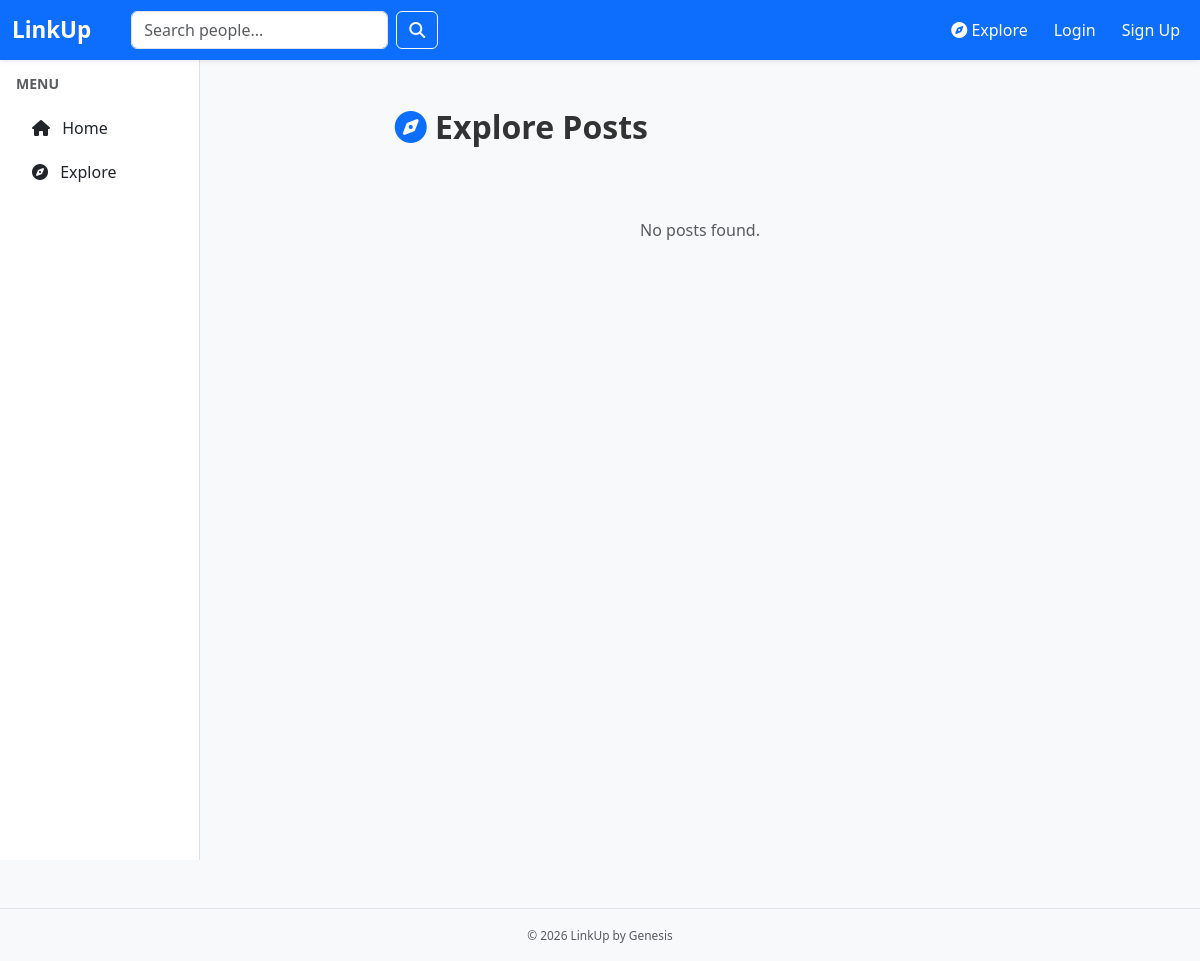
/explore/, run on an earlier commit of the app's database.
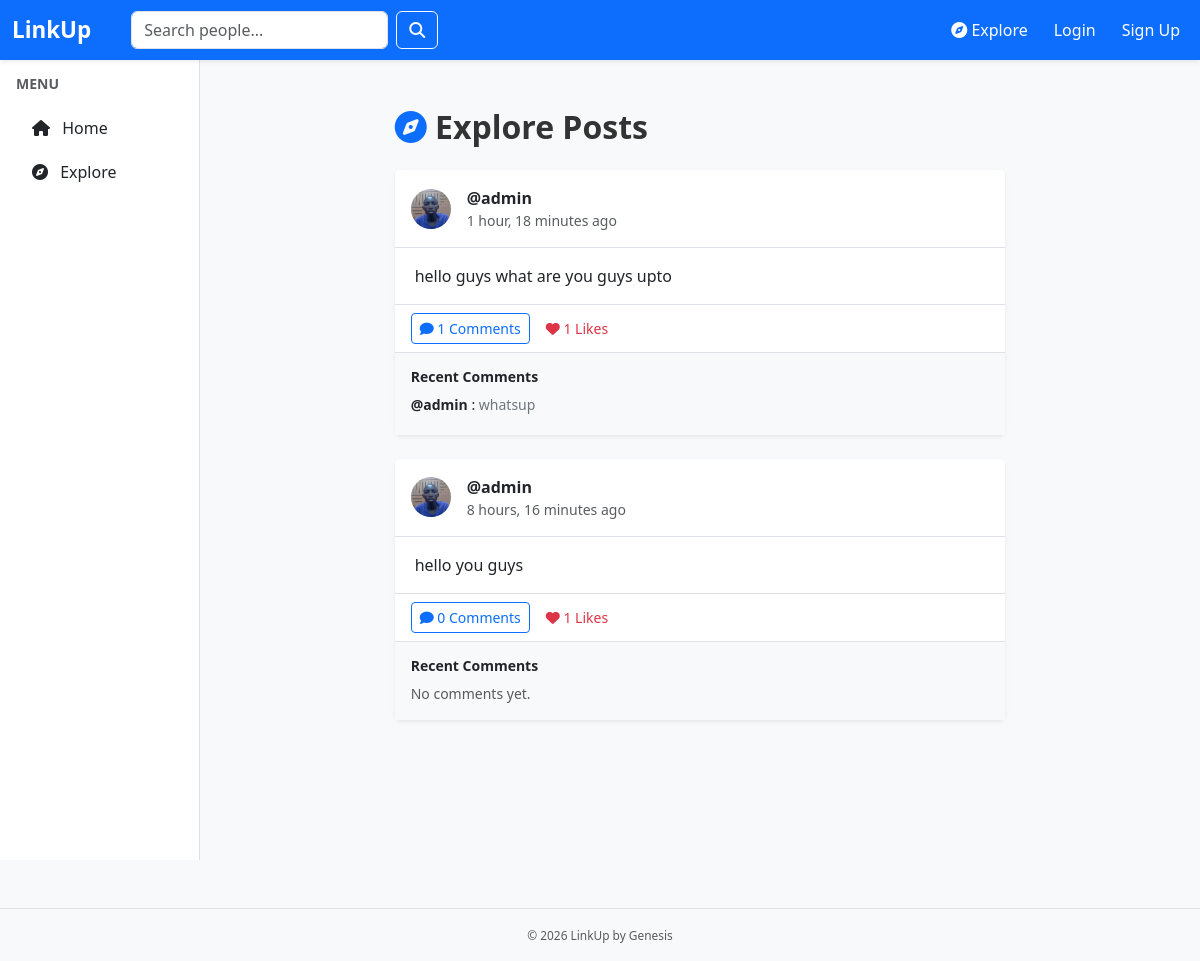
And on a later commit of the database.
### posts/models.py (models this page shows, shortened)
class Post(models.Model):
    user = models.ForeignKey(User, on_delete=models.CASCADE, related_name='user_posts')
    content = models.TextField()
    image = models.FileField(upload_to='post_images/', blank=True, null=True)
    created_at = models.DateTimeField(default=timezone.now)
    class Meta:
        ordering = ['-created_at']

class Comment(models.Model):
    post = models.ForeignKey(Post, on_delete=models.CASCADE, related_name='comments')
    author = models.ForeignKey(User, on_delete=models.CASCADE, related_name='post_comments')
    content = models.TextField()
    created_at = models.DateTimeField(default=timezone.now)
    class Meta:
        ordering = ['created_at']

### profiles/models.py (models this page shows, shortened)
class UserProfile(models.Model):
    user = models.OneToOneField(User, on_delete=models.CASCADE)
    bio = models.TextField(max_length=300, blank=True)
    image = models.FileField(
        upload_to='profile_pics/',
        default='profiles/images/default_profile.png',
        blank=True
    )
    location = models.CharField(max_length=100, blank=True)
    skills = models.TextField(blank=True)
    job_title = models.CharField(max_length=100, blank=True)
    website = models.URLField(max_length=200, blank=True)
    contact = models.CharField(max_length=100, blank=True)
    education = models.TextField(blank=True)
    following = models.ManyToManyField('self', related_name='followers', symmetrical=False, blank=True)
    created_at = models.DateTimeField(auto_now_add=True)

### profiles/views.py (the view)
# urls.py: path('explore/', views.explore_posts, name='explore_posts'),
def explore_posts(request):
    posts = Post.objects.all().order_by('-created_at')
    return render(request, 'profiles/explore.html', {'posts': posts})

### profiles/templates/profiles/explore.html (shortened to what this page needs)
{% extends 'profiles/base.html' %}
{% load static %}
{% block content %}
<div class="container mt-4">
    <div class="row justify-content-center">
        <div class="col-md-8">
            <h2 class="mb-4 fw-bold"><i class="fas fa-compass text-primary"></i> Explore Posts</h2>
            {% for post in posts %}
                <div class="card shadow-sm border-0 mb-4">
                    <div class="card-header bg-white border-bottom p-3">
                        <div class="d-flex align-items-center">
                            <img src="{% if post.user.userprofile.image %}{{ post.user.userprofile.image }}{% else %}{% static 'profiles/images/default_profile.png' %}{% endif %}"
                                 class="rounded-circle me-3" style="width: 40px; height: 40px; object-fit: cover;">
                            <div>
                                <a href="{% url 'profiles:profile_detail' post.user.username %}" class="fw-bold text-dark text-decoration-none">
                                    {{ post.user.username }}
                                </a>
                                <div class="text-muted small">{{ post.created_at|timesince }} ago</div>
                            </div>
                        </div>
                    </div>
                    <div class="card-body">
                        <p class="card-text">{{ post.content|linebreaksbr }}</p>
                    </div>
                    <div class="card-footer bg-white border-top d-flex align-items-center">
                        <a href="{% url 'profiles:post_detail' post.id %}" class="btn btn-sm btn-outline-primary me-3">
                            <i class="fas fa-comment"></i> {{ post.comments.count }} Comments
                        </a>
                        <span class="text-danger small"><i class="fas fa-heart"></i> {{ post.likes.count }} Likes</span>
                    </div>
                    <div class="bg-light p-3 border-top">
                        <h6 class="small fw-bold mb-2">Recent Comments</h6>
                        {% for comment in post.comments.all|slice:":2" %}
                            <div class="mb-1 small">
                                {% if comment.author %}
                                    <a href="{% url 'profiles:profile_detail' comment.author.username %}" class="fw-bold text-dark text-decoration-none">
                                        {{ comment.author.username }}
                                    </a>:
                                {% else %}
                                    <span class="fw-bold text-muted">Anonymous</span>:
                                {% endif %}
                                <span class="text-secondary">{{ comment.content }}</span>
                            </div>
                        {% empty %}
                            <p class="text-muted small mb-0">No comments yet.</p>
                        {% endfor %}
                    </div>
                </div>
            {% empty %}
                <div class="text-center py-5">
                    <p class="text-muted">No posts found.</p>
                </div>
            {% endfor %}
        </div>
    </div>
</div>
{% endblock %}

### profiles/templates/profiles/base.html (shortened to what this page needs)
{% load static %}
<!DOCTYPE html>
<html lang="en">
<head>
    <link href="https://cdn.jsdelivr.net/npm/bootstrap@5.3.0/dist/css/bootstrap.min.css" rel="stylesheet">
    <link href="https://cdnjs.cloudflare.com/ajax/libs/font-awesome/6.4.0/css/all.min.css" rel="stylesheet">
    <link rel="stylesheet" href="{% static 'css/style.css' %}">
</head>
<body class="bg-light">
    <nav class="navbar navbar-expand-lg navbar-dark bg-primary sticky-top shadow-sm">
        <div class="container-fluid">
            <a class="navbar-brand fw-bold" href="{% url 'profiles:home' %}">LinkUp</a>
            <div class="collapse navbar-collapse" id="navbarNav">
                <form action="{% url 'profiles:search_users' %}" method="GET" class="d-flex ms-lg-4 my-2 my-lg-0">
                    <input class="form-control me-2" type="search" name="q" placeholder="Search people..." aria-label="Search" value="{{ query|default:'' }}">
                    <button class="btn btn-outline-light" type="submit"><i class="fas fa-search"></i></button>
                </form>
                <ul class="navbar-nav ms-auto align-items-center">
                    <li class="nav-item"><a class="nav-link" href="{% url 'profiles:explore_posts' %}"><i class="fas fa-compass"></i> Explore</a></li>
                    {% if request.user.is_authenticated %}
                        <li class="nav-item"><a class="nav-link" href="{% url 'profiles:home' %}"><i class="fas fa-stream"></i> Feed</a></li>
                        <li class="nav-item">
                            <a class="nav-link d-flex align-items-center" href="{% url 'profiles:profile_detail' request.user.username %}">
                                {% if request.user.userprofile.image %}
                                    <img src="{{ request.user.userprofile.image }}" class="rounded-circle me-1" style="width: 28px; height: 28px; object-fit: cover;">
                                {% else %}
                                    <img src="https://ui-avatars.com/api/?name={{ request.user.username }}&background=random&size=28" class="rounded-circle me-1" style="width: 28px; height: 28px; object-fit: cover;">
                                {% endif %}
                                {{ request.user.username }}
                            </a>
                        </li>
                        <li class="nav-item ms-lg-3">
                            <form method="post" action="{% url 'logout' %}" class="d-inline">
                                {% csrf_token %}
                                <button type="submit" class="btn btn-outline-light btn-sm">Logout</button>
                            </form>
                        </li>
                    {% else %}
                        <li class="nav-item"><a class="nav-link" href="{% url 'login' %}">Login</a></li>
                        <li class="nav-item"><a class="nav-link" href="{% url 'profiles:signup' %}">Sign Up</a></li>
                    {% endif %}
                </ul>
            </div>
        </div>
    </nav>
    <div class="container-fluid">
        <div class="row">
            <div class="col-md-3 col-lg-2 bg-white border-end p-3 d-none d-md-block" style="min-height: 100vh; position: sticky; top: 56px;">
                <h6 class="text-muted text-uppercase small fw-bold mb-3">Menu</h6>
                <ul class="nav flex-column gap-1">
                    <li class="nav-item"><a class="nav-link text-dark" href="{% url 'profiles:home' %}"><i class="fas fa-home me-2"></i> Home</a></li>
                    <li class="nav-item"><a class="nav-link text-dark" href="{% url 'profiles:explore_posts' %}"><i class="fas fa-compass me-2"></i> Explore</a></li>
                </ul>
            </div>
            <main class="col-md-9 col-lg-10 p-4">
                {% block content %}
                {% endblock %}
            </main>
        </div>
    </div>
    <footer class="text-center mt-5 mb-3 text-muted border-top pt-3">
        <small>&copy; 2026 LinkUp by Genesis</small>
    </footer>
</body>
</html>

### static/css/style.css (style rules this page uses)
:root { --linkup-blue: #007bff; --linkup-gold: #ffc107; --linkup-gray: #f8f9fa; --linkup-dark: #343a40; }
body { font-family: 'Segoe UI', sans-serif; background-color: var(--linkup-gray); color: #333; }
.navbar { box-shadow: 0 2px 4px rgba(0,0,0,0.1); }
.navbar-brand { font-weight: bold; font-size: 1.4rem; }
.navbar-nav .nav-link { color: #fff !important; margin-left: 10px; transition: background 0.3s ease; }
.card { border: none; box-shadow: 0 2px 6px rgba(0,0,0,0.05); }
.card-body { padding: 1rem 1.25rem; }
.card-text { font-size: 1rem; line-height: 1.5; }
footer { font-size: 0.85rem; color: #666; }

What changed in the data, as far as the page shows it:
added Post: user.image (picture), user.username "@admin", created_at "1 hour, 18 minutes", content "hello guys what are you guys upto", comments.count "1", likes.count "1"
added Comment: author.username "@admin", content "whatsup"
added Post: user.image (picture), user.username "@admin", created_at "8 hours, 16 minutes", content "hello you guys", comments.count "0", likes.count "1"
Also different on the page:
text no longer shown: "No posts found."
